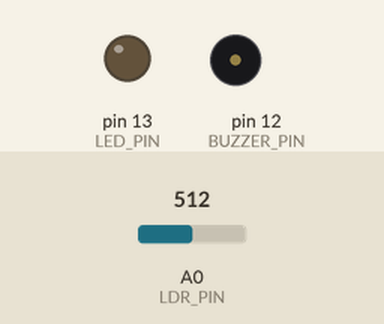
Bench run of a sketch on a simulated Arduino Uno, built with avr-gcc and run on an emulated ATmega328P. Shown: output pins drawn as LEDs (lit = HIGH), buzzer (waves = sounding, pin HIGH). The inputs (shaded band) are chosen by the test bench; at power-on: A0 (LDR_PIN) = 512. What the sketch prints to the serial monitor is not drawn.

Above: at 1.2 s.
1.3 s: A0 (LDR_PIN) set to 489
At 2.1 s:
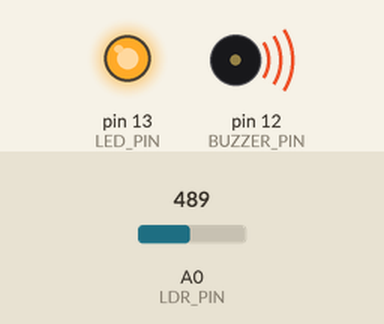
2.8 s: A0 (LDR_PIN) set to 510
At 3.8 s:
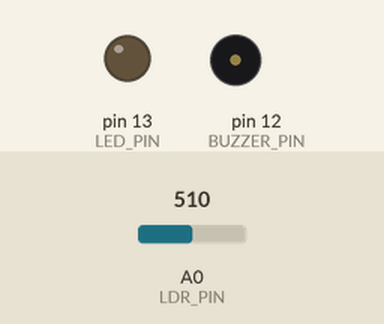
4.9 s: A0 (LDR_PIN) set to 490
At 6.3 s:
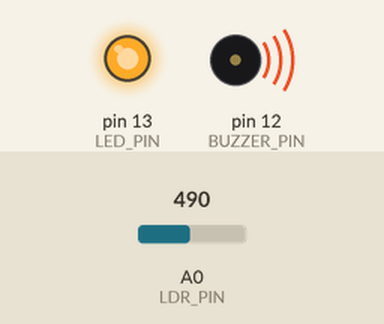
Timing chart, 0 to 7.9 s (numbered marks = the images above; inputs shaded):
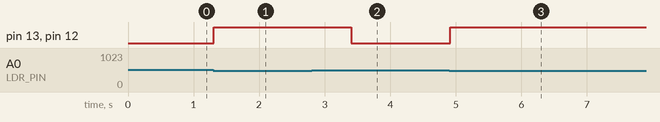

The sketch:

main.ino
```cpp
/*
 * Project: Laser Security Alarm System
 * Author: Pooja Saraswat & Team
 * Description: Perimeter security system using a Laser Pointer and an LDR sensor.
 */

const int LDR_PIN = A0;
const int LED_PIN = 13;
const int BUZZER_PIN = 12;
const int LIGHT_THRESHOLD = 500;

void setup() {
  Serial.begin(9600);
  pinMode(LED_PIN, OUTPUT);
  pinMode(BUZZER_PIN, OUTPUT);
  digitalWrite(LED_PIN, LOW);
  digitalWrite(BUZZER_PIN, LOW);
}

void loop() {
  int ldrValue = analogRead(LDR_PIN);
  Serial.print("LDR Value: ");
  Serial.println(ldrValue);

  if (ldrValue < LIGHT_THRESHOLD) {
    digitalWrite(LED_PIN, HIGH);
    digitalWrite(BUZZER_PIN, HIGH);
    Serial.println("⚠️ INTRUSION DETECTED! ⚠️");
    delay(2000);
  } else {
    digitalWrite(LED_PIN, LOW);
    digitalWrite(BUZZER_PIN, LOW);
  }
  delay(100);
}
```

Measured:
- the behaviour switches between 500 and 499 on A0 (LDR_PIN) (found by bisection; images 0 and 1)
- after the input at 1.3 s, pin 13 (LED_PIN), pin 12 (BUZZER_PIN): LOW → HIGH at once
- after the input at 2.8 s, pin 13 (LED_PIN), pin 12 (BUZZER_PIN): HIGH → LOW after 0.61 s
- after the input at 4.9 s, pin 13 (LED_PIN), pin 12 (BUZZER_PIN): LOW → HIGH at once
